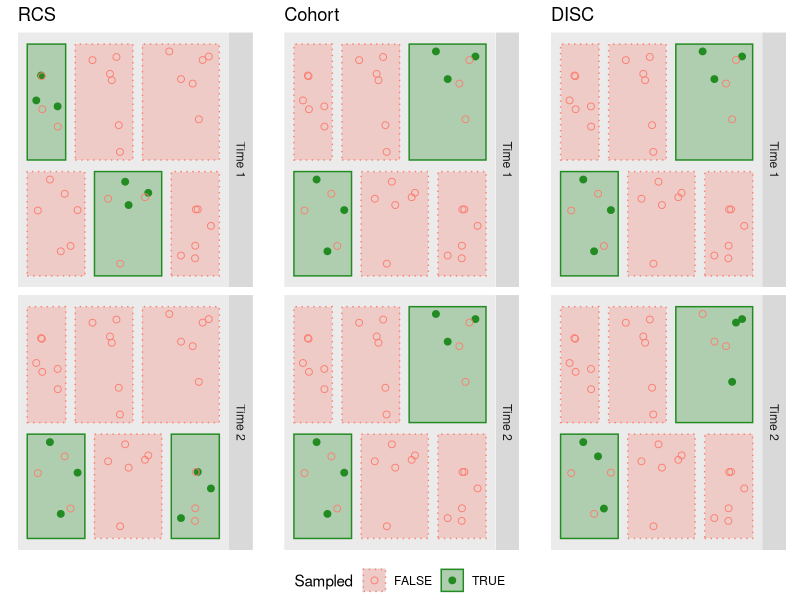

The R source for this figure:

library(dplyr)
library(ggplot2)
library(ggpubr)
library(grid)

set.seed(15)
cfg <- list(save=F)
df_pop <- data.frame(
  "x" = double(),
  "y" = double(),
  "time" = character(),
  "Sampled" = logical()
)

# Set cluster boundaries
df_rect <- data.frame(
  xmin = c(0.00, 0.35, 0.75, 0.00, 0.25, 0.60),
  xmax = c(0.30, 0.70, 1.00, 0.20, 0.55, 1.00),
  ymin = c(0.00, 0.00, 0.00, 0.50, 0.50, 0.50),
  ymax = c(0.45, 0.45, 0.45, 1.00, 1.00, 1.00),
  time = "Time 1"
)

# Sample individuals within boundaries
row <- 1
pad <- 0.03
for (i in c(1:nrow(df_rect))) {
  brd <- df_rect[i,]
  for (j in c(1:6)) {
    x <- runif(n=1, min=brd$xmin+pad, max=brd$xmax-pad)
    y <- runif(n=1, min=brd$ymin+pad, max=brd$ymax-pad)
    df_pop[row,] <- list(x, y, "Time 1", F)
    row <- row + 1
  }
}

df_pop2 <- df_pop
df_rect2 <- df_rect
df_pop2$time <- "Time 2"
df_rect2$time <- "Time 2"
df_pop <- rbind(df_pop, df_pop2)
df_rect <- rbind(df_rect, df_rect2)

for (design in c("RCS", "Cohort", "DISC")) {
  
  # Set sampled clusters
  if (design=="RCS") {
    df_rect$Sampled <- c(
      c(F,T,F,T,F,F),
      c(T,F,T,F,F,F)
    )
  } else {
    df_rect$Sampled <- rep(c(T,F,F,F,F,T), 2)
  }
  
  # Set sampled individuals
  # cl<-1; c(1,2,3)+6*(cl-1);
  df_pop$Sampled <- F
  if (design=="RCS") {
    inds_t1 <- c(7,8,9,19,20,21)
    inds_t2 <- c(37,38,39,49,50,51)
  } else if (design=="Cohort") {
    inds_t1 <- c(1,2,3,31,32,33)
    inds_t2 <- inds_t1 + 36
  } else if (design=="DISC") {
    inds_t1 <- c(1,2,3,31,32,33)
    inds_t2 <- inds_t1 + 38
  }
  df_pop[c(inds_t1,inds_t2),"Sampled"] <- T
  
  # Create plot
  plot <- ggplot(df_pop, aes(x=x, y=y, color=Sampled)) +
    geom_rect(
      aes(xmin=xmin, xmax=xmax, ymin=ymin, ymax=ymax, fill=Sampled,
          linetype=Sampled),
      data = df_rect,
      linewidth = 0.5,
      alpha = 0.3
    ) +
    geom_point(aes(shape=Sampled), size=2) +
    scale_linetype_manual(values=c("dotted", "solid")) +
    scale_shape_manual(values=c(1, 19)) +
    scale_fill_manual(values=c("salmon", "forestgreen")) +
    scale_color_manual(values=c("salmon", "forestgreen")) +
    theme(
      axis.text.x=element_blank(),
      axis.text.y=element_blank(),
      axis.ticks.x = element_blank(),
      axis.ticks.y = element_blank(),
      panel.grid.major.x = element_blank(),
      panel.grid.minor.x = element_blank(),
      panel.grid.major.y = element_blank(),
      panel.grid.minor.y = element_blank(),
      # plot.background = element_rect(color = "black"),
      plot.margin = unit(c(5,10,5,10), "pt"),
      legend.position = "bottom"
    ) +
    labs(x=NULL, y=NULL, title=design) +
    facet_grid(rows=dplyr::vars(time))
  
  assign(paste0("plot_", design), plot)
  
}

p_combined <- ggpubr::ggarrange(
  plot_RCS,
  plot_Cohort,
  plot_DISC,
  ncol = 3,
  common.legend = T,
  legend = "bottom"
)
print(p_combined)

if (cfg$save) {
  ggsave(
    filename = "design_plot.pdf",
    plot = p_combined,
    device = "pdf",
    width = 8,
    height = 5
  )
}
